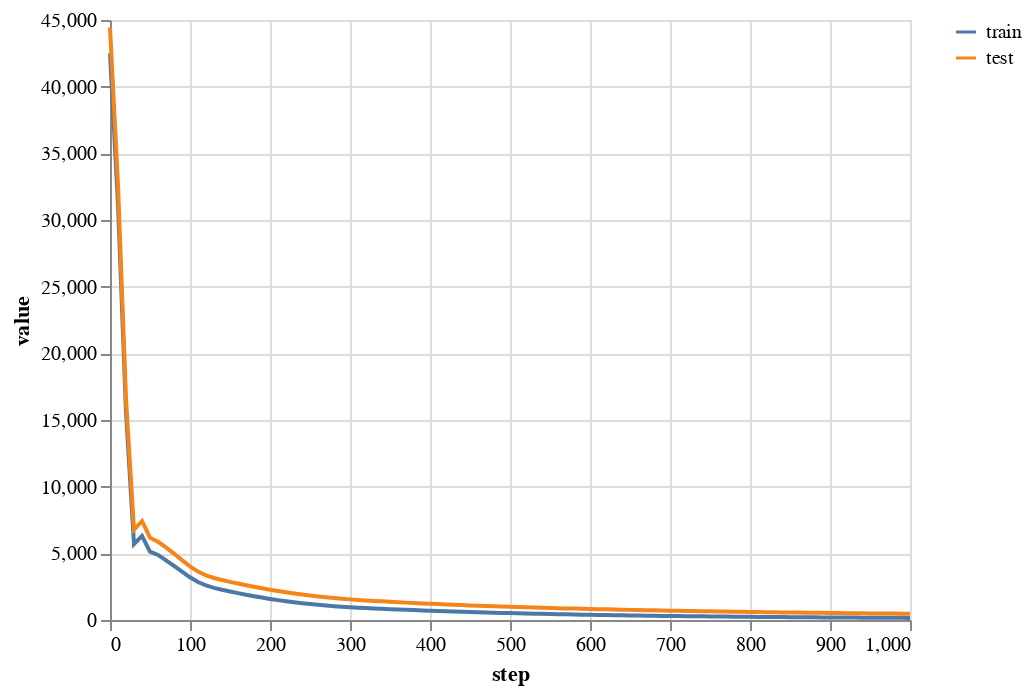

This figure's notebook cell:
### Code cell
def trainTestLossPlot(losshistory):
    lossTrain = np.vstack(losshistory.loss_train)
    lossTest = np.vstack(losshistory.loss_test)
    steps = losshistory.steps
    lossDf = pd.DataFrame(np.hstack([lossTrain,lossTest]), columns=['train', 'test'])
    lossDf['step'] = np.array(losshistory.steps)
    return alt.Chart(lossDf).transform_fold(
        ['train', 'test'],
        as_=['loss term', 'value']
    ).mark_line().encode(
        x='step:Q',
        y=alt.Y('value:Q', scale=alt.Scale(type='linear')),
        color=alt.Color('loss term:N', title='', sort=['train', 'test']),
        tooltip=['loss term:N', 'value:Q', 'step:Q']
    )

print(losshistory1.loss_test[-1])
trainTestLossPlot(losshistory1)

### Figure 1 — Vega-Lite specification as saved in the notebook (floating-point values rounded to 4 significant figures)
{"config": {"view": {"continuousWidth": 400, "continuousHeight": 300}}, "data": {"name": "data-db99a03e9979cf729deaf7e332411d7b"}, "mark": "line", "encoding": {"color": {"type": "nominal", "field": "loss term", "sort": ["train", "test"], "title": ""}, "tooltip": [{"type": "nominal", "field": "loss term"}, {"type": "quantitative", "field": "value"}, {"type": "quantitative", "field": "step"}], "x": {"type": "quantitative", "field": "step"}, "y": {"type": "quantitative", "field": "value", "scale": {"type": "linear"}}}, "transform": [{"fold": ["train", "test"], "as": ["loss term", "value"]}], "$schema": "https://vega.github.io/schema/vega-lite/v4.8.1.json", "datasets": {"data-db99a03e9979cf729deaf7e332411d7b": [{"train": 42500.0, "test": 44440.0, "step": 0}, {"train": 31190.0, "test": 32660.0, "step": 10}, {"train": 15610.0, "test": 16580.0, "step": 20}, {"train": 5694.0, "test": 6770.0, "step": 30}, {"train": 6313.0, "test": 7425.0, "step": 40}, {"train": 5123.0, "test": 6174.0, "step": 50}, {"train": 4882.0, "test": 5869.0, "step": 60}, {"train": 4474.0, "test": 5448.0, "step": 70}, {"train": 4066.0, "test": 4984.0, "step": 80}, {"train": 3626.0, "test": 4492.0, "step": 90}, {"train": 3203.0, "test": 4023.0, "step": 100}, {"train": 2850.0, "test": 3631.0, "step": 110}, {"train": 2592.0, "test": 3348.0, "step": 120}, {"train": 2410.0, "test": 3150.0, "step": 130}, {"train": 2268.0, "test": 2998.0, "step": 140}, {"train": 2138.0, "test": 2861.0, "step": 150}, {"train": 2014.0, "test": 2732.0, "step": 160}, {"train": 1897.0, "test": 2609.0, "step": 170}, {"train": 1786.0, "test": 2491.0, "step": 180}, {"train": 1680.0, "test": 2379.0, "step": 190}, {"train": 1582.0, "test": 2273.0, "step": 200}, {"train": 1491.0, "test": 2173.0, "step": 210}, {"train": 1408.0, "test": 2080.0, "step": 220}, {"train": 1331.0, "test": 1993.0, "step": 230}, {"train": 1260.0, "test": 1911.0, "step": 240}, {"train": 1196.0, "test": 1834.0, "step": 250}, {"train": 1137.0, "test": 1764.0, "step": 260}, {"train": 1084.0, "test": 1700.0, "step": 270}, {"train": 1037.0, "test": 1643.0, "step": 280}, {"train": 995.6, "test": 1592.0, "step": 290}, {"train": 959.0, "test": 1547.0, "step": 300}, {"train": 926.1, "test": 1506.0, "step": 310}, {"train": 895.9, "test": 1468.0, "step": 320}, {"train": 867.6, "test": 1432.0, "step": 330}, {"train": 840.7, "test": 1398.0, "step": 340}, {"train": 814.8, "test": 1365.0, "step": 350}, {"train": 789.7, "test": 1334.0, "step": 360}, {"train": 765.4, "test": 1303.0, "step": 370}, {"train": 741.8, "test": 1273.0, "step": 380}, {"train": 719.1, "test": 1245.0, "step": 390}, {"train": 697.1, "test": 1218.0, "step": 400}, {"train": 675.8, "test": 1191.0, "step": 410}, {"train": 655.3, "test": 1165.0, "step": 420}, {"train": 635.4, "test": 1141.0, "step": 430}, {"train": 616.2, "test": 1117.0, "step": 440}, {"train": 597.8, "test": 1094.0, "step": 450}, {"train": 580.2, "test": 1071.0, "step": 460}, {"train": 563.2, "test": 1050.0, "step": 470}, {"train": 547.0, "test": 1029.0, "step": 480}, {"train": 531.4, "test": 1009.0, "step": 490}, {"train": 516.4, "test": 990.3, "step": 500}, {"train": 501.9, "test": 971.7, "step": 510}, {"train": 488.0, "test": 953.6, "step": 520}, {"train": 474.5, "test": 936.2, "step": 530}, {"train": 461.5, "test": 919.2, "step": 540}, {"train": 448.8, "test": 902.7, "step": 550}, {"train": 436.6, "test": 886.6, "step": 560}, {"train": 424.7, "test": 871.0, "step": 570}, {"train": 413.2, "test": 855.7, "step": 580}, {"train": 402.0, "test": 840.9, "step": 590}, {"train": 391.2, "test": 826.4, "step": 600}, {"train": 380.6, "test": 812.3, "step": 610}, {"train": 370.5, "test": 798.5, "step": 620}, {"train": 360.6, "test": 785.1, "step": 630}, {"train": 351.1, "test": 772.1, "step": 640}, {"train": 341.9, "test": 759.4, "step": 650}, {"train": 333.0, "test": 747.0, "step": 660}, {"train": 324.4, "test": 735.0, "step": 670}, {"train": 316.2, "test": 723.2, "step": 680}, {"train": 308.2, "test": 711.8, "step": 690}, {"train": 300.5, "test": 700.7, "step": 700}, {"train": 293.0, "test": 689.9, "step": 710}, {"train": 285.9, "test": 679.4, "step": 720}, {"train": 279.0, "test": 669.1, "step": 730}, {"train": 272.3, "test": 659.1, "step": 740}, {"train": 265.9, "test": 649.3, "step": 750}, {"train": 259.6, "test": 639.8, "step": 760}, {"train": 253.6, "test": 630.5, "step": 770}, {"train": 247.8, "test": 621.4, "step": 780}, {"train": 242.2, "test": 612.5, "step": 790}, {"train": 236.8, "test": 603.9, "step": 800}, {"train": 231.6, "test": 595.5, "step": 810}, {"train": 226.5, "test": 587.2, "step": 820}, {"train": 221.6, "test": 579.2, "step": 830}, {"train": 216.9, "test": 571.3, "step": 840}, {"train": 212.3, "test": 563.7, "step": 850}, {"train": 207.9, "test": 556.2, "step": 860}, {"train": 203.6, "test": 548.9, "step": 870}, {"train": 199.4, "test": 541.7, "step": 880}, {"train": 195.3, "test": 534.7, "step": 890}, {"train": 191.4, "test": 527.8, "step": 900}, {"train": 187.6, "test": 521.1, "step": 910}, {"train": 183.9, "test": 514.6, "step": 920}, {"train": 180.3, "test": 508.1, "step": 930}, {"train": 176.8, "test": 501.9, "step": 940}, {"train": 173.4, "test": 495.7, "step": 950}, {"train": 170.2, "test": 489.7, "step": 960}, {"train": 167.0, "test": 483.9, "step": 970}, {"train": 164.0, "test": 478.2, "step": 980}, {"train": 161.0, "test": 472.6, "step": 990}, {"train": 158.2, "test": 467.1, "step": 1000}]}}
